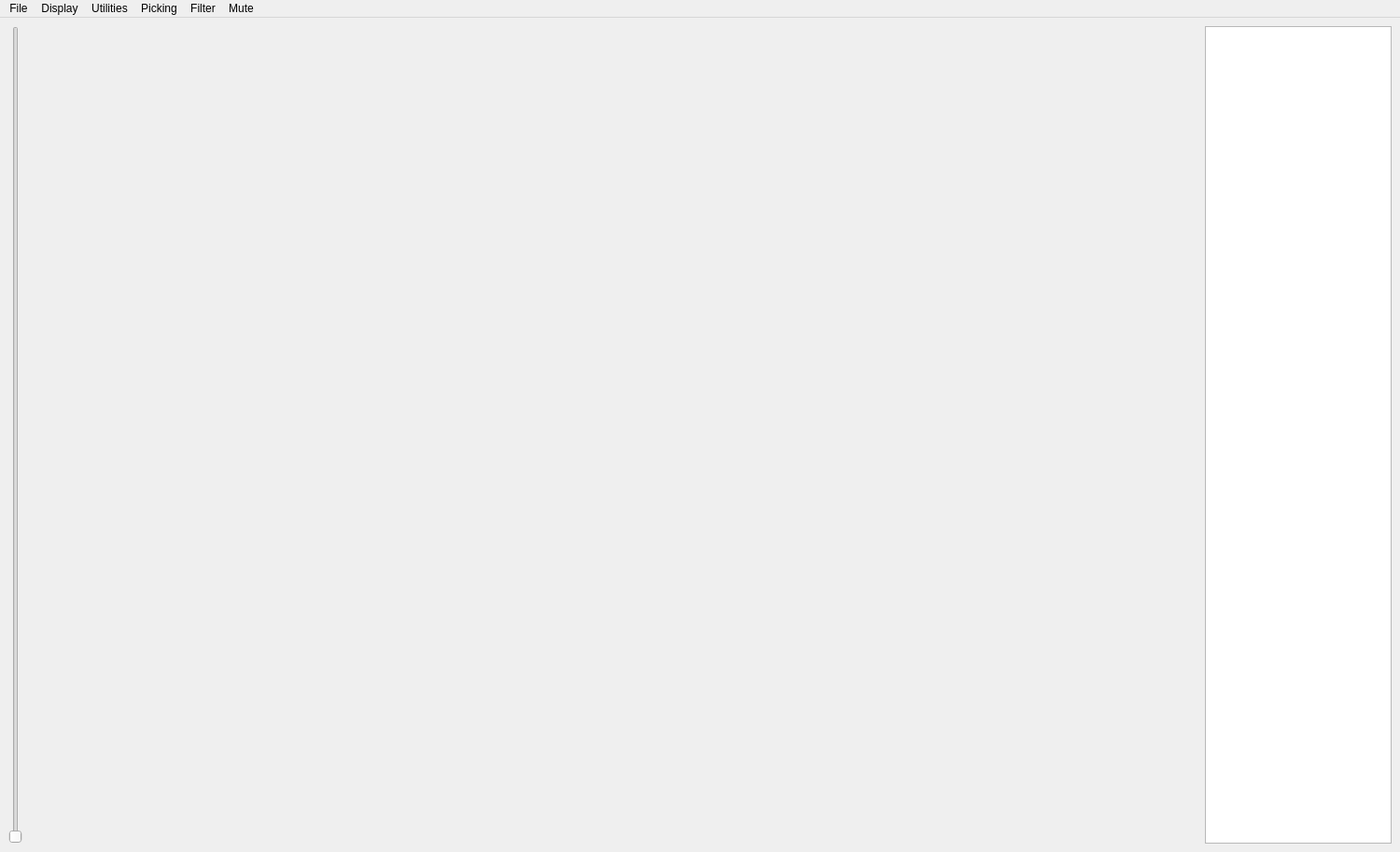
<?xml version="1.0" encoding="UTF-8"?>
<ui version="4.0">
 <class>MainWindow</class>
 <widget class="QMainWindow" name="MainWindow">
  <property name="geometry">
   <rect>
    <x>0</x>
    <y>0</y>
    <width>1500</width>
    <height>913</height>
   </rect>
  </property>
  <property name="windowTitle">
   <string>MainWindow</string>
  </property>
  <widget class="QWidget" name="centralwidget">
   <layout class="QHBoxLayout" name="horizontalLayout">
    <item>
     <widget class="QSlider" name="verticalSlider">
      <property name="orientation">
       <enum>Qt::Vertical</enum>
      </property>
     </widget>
    </item>
    <item>
     <widget class="QWidget" name="mplwindow" native="true">
      <property name="enabled">
       <bool>true</bool>
      </property>
      <property name="sizePolicy">
       <sizepolicy hsizetype="Expanding" vsizetype="Preferred">
        <horstretch>0</horstretch>
        <verstretch>0</verstretch>
       </sizepolicy>
      </property>
      <layout class="QVBoxLayout" name="mplvl"/>
     </widget>
    </item>
    <item>
     <widget class="QListWidget" name="mplfigs">
      <property name="sizePolicy">
       <sizepolicy hsizetype="Maximum" vsizetype="Expanding">
        <horstretch>0</horstretch>
        <verstretch>0</verstretch>
       </sizepolicy>
      </property>
      <property name="maximumSize">
       <size>
        <width>200</width>
        <height>16777215</height>
       </size>
      </property>
      <property name="focusPolicy">
       <enum>Qt::NoFocus</enum>
      </property>
     </widget>
    </item>
   </layout>
  </widget>
  <widget class="QMenuBar" name="menubar">
   <property name="geometry">
    <rect>
     <x>0</x>
     <y>0</y>
     <width>1500</width>
     <height>21</height>
    </rect>
   </property>
   <widget class="QMenu" name="menuFile">
    <property name="title">
     <string>File</string>
    </property>
    <addaction name="openFile"/>
    <addaction name="separator"/>
    <addaction name="Save_SEGY"/>
    <addaction name="Save_SU"/>
    <addaction name="Save_SEG2"/>
    <addaction name="Save_Bin"/>
    <addaction name="Save_ASCII"/>
    <addaction name="Save_headers"/>
    <addaction name="separator"/>
    <addaction name="Save_plot"/>
    <addaction name="separator"/>
    <addaction name="quitAction"/>
    <addaction name="separator"/>
   </widget>
   <widget class="QMenu" name="plotMenu">
    <property name="title">
     <string>Display</string>
    </property>
    <addaction name="originalDataScreen"/>
    <addaction name="originalDataAll"/>
    <addaction name="separator"/>
    <addaction name="shotGather"/>
    <addaction name="fileGather"/>
    <addaction name="receiverGather"/>
    <addaction name="distanceGather"/>
    <addaction name="component"/>
    <addaction name="phaseAngles"/>
    <addaction name="NumberOrder"/>
    <addaction name="separator"/>
    <addaction name="zoom"/>
    <addaction name="zoom_Out"/>
    <addaction name="zoom_In"/>
    <addaction name="zoom_Initial"/>
    <addaction name="separator"/>
    <addaction name="t_Norm"/>
    <addaction name="t_Gain"/>
    <addaction name="d_Gain"/>
    <addaction name="Agc"/>
   </widget>
   <widget class="QMenu" name="Utilities">
    <property name="title">
     <string>Utilities</string>
    </property>
    <addaction name="PModel"/>
    <addaction name="SModel"/>
    <addaction name="Tomography"/>
    <addaction name="Checker"/>
    <addaction name="Envelopes"/>
    <addaction name="TauP"/>
    <addaction name="falseCol"/>
    <addaction name="separator"/>
    <addaction name="TraceSign"/>
    <addaction name="ChangeSign"/>
    <addaction name="Change_colors"/>
    <addaction name="Animation"/>
    <addaction name="Attenuation"/>
    <addaction name="Pseudo_velocity"/>
    <addaction name="air_wave"/>
    <addaction name="define_air_wave"/>
   </widget>
   <widget class="QMenu" name="Picking">
    <property name="title">
     <string>Picking</string>
    </property>
    <addaction name="ManualPicks"/>
    <addaction name="AmpPicks"/>
    <addaction name="StaLta"/>
    <addaction name="CorrelationPicks"/>
    <addaction name="separator"/>
    <addaction name="MovePicks"/>
    <addaction name="Uncertainty_change"/>
    <addaction name="erasePicks"/>
    <addaction name="separator"/>
    <addaction name="plotAllPicks"/>
    <addaction name="PlotCalculatedTimes"/>
    <addaction name="StorePicks"/>
    <addaction name="StoreGimli"/>
   </widget>
   <widget class="QMenu" name="Filter">
    <property name="title">
     <string>Filter</string>
    </property>
    <addaction name="FrequencyFilter"/>
    <addaction name="FiltTrace"/>
    <addaction name="Air_wave_fk"/>
    <addaction name="Vel_filter"/>
   </widget>
   <widget class="QMenu" name="menuMute">
    <property name="title">
     <string>Mute</string>
    </property>
    <addaction name="MuteTrace"/>
    <addaction name="MuteAir"/>
    <addaction name="MuteBefore"/>
    <addaction name="MuteAfter"/>
   </widget>
   <addaction name="menuFile"/>
   <addaction name="plotMenu"/>
   <addaction name="Utilities"/>
   <addaction name="Picking"/>
   <addaction name="Filter"/>
   <addaction name="menuMute"/>
  </widget>
  <action name="actionPlot">
   <property name="text">
    <string>Display</string>
   </property>
  </action>
  <action name="shotGather">
   <property name="enabled">
    <bool>true</bool>
   </property>
   <property name="text">
    <string>Shot gather</string>
   </property>
   <property name="shortcut">
    <string>S</string>
   </property>
  </action>
  <action name="openFile">
   <property name="text">
    <string>Choose data files</string>
   </property>
   <property name="shortcut">
    <string>Ctrl+O</string>
   </property>
  </action>
  <action name="quitAction">
   <property name="text">
    <string>Quit</string>
   </property>
   <property name="toolTip">
    <string>Quit app</string>
   </property>
   <property name="shortcut">
    <string>Ctrl+Q</string>
   </property>
  </action>
  <action name="receiverGather">
   <property name="text">
    <string>Receiver gather</string>
   </property>
   <property name="shortcut">
    <string>R</string>
   </property>
  </action>
  <action name="distanceGather">
   <property name="text">
    <string>Distance gather</string>
   </property>
   <property name="shortcut">
    <string>D</string>
   </property>
  </action>
  <action name="zoom">
   <property name="enabled">
    <bool>true</bool>
   </property>
   <property name="text">
    <string>Zoom</string>
   </property>
   <property name="shortcut">
    <string>Z</string>
   </property>
  </action>
  <action name="zoom_Out">
   <property name="text">
    <string>Zoom out</string>
   </property>
   <property name="shortcut">
    <string>Ctrl+Z</string>
   </property>
  </action>
  <action name="zoom_Initial">
   <property name="text">
    <string>Zoom initial</string>
   </property>
   <property name="shortcut">
    <string>Alt+Z</string>
   </property>
  </action>
  <action name="TauP">
   <property name="text">
    <string>Tau_P</string>
   </property>
   <property name="statusTip">
    <string/>
   </property>
   <property name="shortcut">
    <string>Shift+T</string>
   </property>
  </action>
  <action name="PModel">
   <property name="text">
    <string>P_Model</string>
   </property>
   <property name="shortcut">
    <string>Alt+P</string>
   </property>
  </action>
  <action name="StaLta">
   <property name="text">
    <string>STA_LTA</string>
   </property>
   <property name="shortcut">
    <string>Shift+P</string>
   </property>
  </action>
  <action name="PlotPicks">
   <property name="enabled">
    <bool>false</bool>
   </property>
   <property name="text">
    <string>Plot Picks</string>
   </property>
  </action>
  <action name="MovePicks">
   <property name="enabled">
    <bool>false</bool>
   </property>
   <property name="text">
    <string>Move Picks</string>
   </property>
   <property name="shortcut">
    <string>Ctrl+M</string>
   </property>
  </action>
  <action name="ManualPicks">
   <property name="text">
    <string>Manual picks</string>
   </property>
   <property name="shortcut">
    <string>M</string>
   </property>
  </action>
  <action name="FrequencyFilter">
   <property name="text">
    <string>Frequency</string>
   </property>
   <property name="shortcut">
    <string>Ctrl+F</string>
   </property>
  </action>
  <action name="originalDataAll">
   <property name="text">
    <string>Original data all shots</string>
   </property>
   <property name="shortcut">
    <string>Shift+O</string>
   </property>
  </action>
  <action name="erasePicks">
   <property name="text">
    <string>Erase all picks</string>
   </property>
   <property name="shortcut">
    <string>Ctrl+E</string>
   </property>
  </action>
  <action name="TraceSign">
   <property name="text">
    <string>Change trace sign</string>
   </property>
   <property name="toolTip">
    <string>change sign of 1 trace</string>
   </property>
   <property name="shortcut">
    <string>I</string>
   </property>
  </action>
  <action name="ChangeSign">
   <property name="text">
    <string>Change sign</string>
   </property>
   <property name="toolTip">
    <string>change sign of all traces</string>
   </property>
   <property name="shortcut">
    <string>Ctrl+I</string>
   </property>
  </action>
  <action name="Save_SEGY">
   <property name="text">
    <string>Save SEGY</string>
   </property>
   <property name="toolTip">
    <string>Save actual data to SEGY</string>
   </property>
   <property name="shortcut">
    <string>Y</string>
   </property>
  </action>
  <action name="CorrelationPicks">
   <property name="enabled">
    <bool>true</bool>
   </property>
   <property name="text">
    <string>Correlation picks</string>
   </property>
   <property name="toolTip">
    <string>picking by cross correlation</string>
   </property>
   <property name="shortcut">
    <string>Shift+C</string>
   </property>
  </action>
  <action name="AmpPicks">
   <property name="text">
    <string>Amplitude picks</string>
   </property>
   <property name="shortcut">
    <string>Ctrl+A</string>
   </property>
  </action>
  <action name="MuteTrace">
   <property name="text">
    <string>Mute/recover trace</string>
   </property>
   <property name="toolTip">
    <string>Click near trace to be muted or recovered</string>
   </property>
   <property name="shortcut">
    <string>Ctrl+T</string>
   </property>
  </action>
  <action name="PlotCalculatedTimes">
   <property name="checkable">
    <bool>true</bool>
   </property>
   <property name="enabled">
    <bool>false</bool>
   </property>
   <property name="text">
    <string>Plot calculated times </string>
   </property>
   <property name="toolTip">
    <string>Plot calculated travel times</string>
   </property>
   <property name="shortcut">
    <string>Ctrl+K</string>
   </property>
  </action>
  <action name="StorePicks">
   <property name="text">
    <string>Store picks</string>
   </property>
   <property name="toolTip">
    <string>Store Picks in file picks.dat</string>
   </property>
   <property name="shortcut">
    <string>Ctrl+S</string>
   </property>
  </action>
  <action name="MuteAir">
   <property name="text">
    <string>Mute air wave</string>
   </property>
   <property name="shortcut">
    <string>A</string>
   </property>
  </action>
  <action name="Air_wave_fk">
   <property name="text">
    <string>Air_wave fk</string>
   </property>
   <property name="toolTip">
    <string>Eliminate air waves by fk-filter</string>
   </property>
   <property name="shortcut">
    <string>Shift+A</string>
   </property>
  </action>
  <action name="MuteBefore">
   <property name="text">
    <string>Mute before line</string>
   </property>
   <property name="toolTip">
    <string>Mute before line drawn</string>
   </property>
   <property name="shortcut">
    <string>L</string>
   </property>
  </action>
  <action name="Vel_filter">
   <property name="text">
    <string>Velocity filter</string>
   </property>
   <property name="toolTip">
    <string>Velocity filter</string>
   </property>
   <property name="shortcut">
    <string>Ctrl+V</string>
   </property>
  </action>
  <action name="Save_Bin">
   <property name="text">
    <string>Save_Binary</string>
   </property>
   <property name="toolTip">
    <string>Save just binary data of all files</string>
   </property>
   <property name="shortcut">
    <string>B</string>
   </property>
  </action>
  <action name="Save_SU">
   <property name="text">
    <string>Save SU</string>
   </property>
   <property name="toolTip">
    <string>Save actual data to SEGY</string>
   </property>
   <property name="shortcut">
    <string>U</string>
   </property>
  </action>
  <action name="t_Gain">
   <property name="checkable">
    <bool>true</bool>
   </property>
   <property name="text">
    <string>Time gain</string>
   </property>
   <property name="shortcut">
    <string>Alt+G</string>
   </property>
  </action>
  <action name="d_Gain">
   <property name="checkable">
    <bool>true</bool>
   </property>
   <property name="text">
    <string>Distance gain</string>
   </property>
   <property name="shortcut">
    <string>Alt+D</string>
   </property>
  </action>
  <action name="Agc">
   <property name="checkable">
    <bool>true</bool>
   </property>
   <property name="text">
    <string>AGC</string>
   </property>
   <property name="shortcut">
    <string>Alt+A</string>
   </property>
  </action>
  <action name="t_Norm">
   <property name="checkable">
    <bool>true</bool>
   </property>
   <property name="checked">
    <bool>true</bool>
   </property>
   <property name="enabled">
    <bool>false</bool>
   </property>
   <property name="text">
    <string>Trace normalize</string>
   </property>
   <property name="shortcut">
    <string>Alt+N</string>
   </property>
  </action>
  <action name="MuteAfter">
   <property name="text">
    <string>Mute after line</string>
   </property>
   <property name="shortcut">
    <string>Shift+L</string>
   </property>
  </action>
  <action name="FiltTrace">
   <property name="text">
    <string>Frequency filter single trace</string>
   </property>
   <property name="shortcut">
    <string>Ctrl+1</string>
   </property>
  </action>
  <action name="fileGather">
   <property name="text">
    <string>Plot data of one file</string>
   </property>
   <property name="shortcut">
    <string>F</string>
   </property>
  </action>
  <action name="Save_ASCII">
   <property name="text">
    <string>Save_ASCII</string>
   </property>
   <property name="shortcut">
    <string>Shift+I</string>
   </property>
  </action>
  <action name="Tomography">
   <property name="enabled">
    <bool>false</bool>
   </property>
   <property name="text">
    <string>Tomography</string>
   </property>
   <property name="toolTip">
    <string>Tomography with Pygimli</string>
   </property>
   <property name="shortcut">
    <string>T</string>
   </property>
  </action>
  <action name="StoreGimli">
   <property name="text">
    <string>Store Gimli format</string>
   </property>
   <property name="toolTip">
    <string>Store Picks in Gimli format (file pics.sgt)</string>
   </property>
   <property name="shortcut">
    <string>Shift+G</string>
   </property>
  </action>
  <action name="Modelled_arrivals">
   <property name="checkable">
    <bool>true</bool>
   </property>
   <property name="enabled">
    <bool>true</bool>
   </property>
   <property name="text">
    <string>Plot modelled arrivals</string>
   </property>
   <property name="toolTip">
    <string>Plot modelled arrival times on seismograms</string>
   </property>
  </action>
  <action name="Save_plot">
   <property name="text">
    <string>Save Plot</string>
   </property>
   <property name="iconText">
    <string>Save Plot</string>
   </property>
   <property name="shortcut">
    <string>P</string>
   </property>
  </action>
  <action name="Envelopes">
   <property name="enabled">
    <bool>false</bool>
   </property>
   <property name="text">
    <string>Envelopes</string>
   </property>
   <property name="shortcut">
    <string>E</string>
   </property>
  </action>
  <action name="Change_colors">
   <property name="enabled">
    <bool>false</bool>
   </property>
   <property name="text">
    <string>Change colors tomo</string>
   </property>
   <property name="toolTip">
    <string>Change color scale and depth limit after tomography</string>
   </property>
   <property name="shortcut">
    <string>C</string>
   </property>
  </action>
  <action name="Uncertainty_change">
   <property name="text">
    <string>Uncertainty change</string>
   </property>
   <property name="shortcut">
    <string>Shift+U</string>
   </property>
  </action>
  <action name="zoom_In">
   <property name="text">
    <string>Zoom in</string>
   </property>
   <property name="toolTip">
    <string>zoom into next higher zoom</string>
   </property>
   <property name="shortcut">
    <string>Shift+Z</string>
   </property>
  </action>
  <action name="originalDataScreen">
   <property name="text">
    <string>Original data this screen</string>
   </property>
   <property name="shortcut">
    <string>O</string>
   </property>
  </action>
  <action name="falseCol">
   <property name="text">
    <string>False colour</string>
   </property>
   <property name="toolTip">
    <string>False colour plot of different indicators</string>
   </property>
   <property name="shortcut">
    <string>Shift+F</string>
   </property>
  </action>
  <action name="Animation">
   <property name="text">
    <string>Wave animation</string>
   </property>
   <property name="shortcut">
    <string>W</string>
   </property>
  </action>
  <action name="Save_SEG2">
   <property name="text">
    <string>Save SEG2</string>
   </property>
   <property name="statusTip">
    <string>Sae file(s) in SEG2 Format</string>
   </property>
   <property name="shortcut">
    <string>2</string>
   </property>
  </action>
  <action name="Attenuation">
   <property name="text">
    <string>Attenuation</string>
   </property>
   <property name="shortcut">
    <string>Q</string>
   </property>
  </action>
  <action name="plotAllPicks">
   <property name="text">
    <string>Plot all picks</string>
   </property>
   <property name="shortcut">
    <string>Ctrl+P</string>
   </property>
  </action>
  <action name="Save_headers">
   <property name="text">
    <string>Save headers</string>
   </property>
   <property name="toolTip">
    <string>Save headers of each data file to ASCII file</string>
   </property>
   <property name="shortcut">
    <string>H</string>
   </property>
  </action>
  <action name="component">
   <property name="enabled">
    <bool>false</bool>
   </property>
   <property name="text">
    <string>Choose component</string>
   </property>
   <property name="toolTip">
    <string>Choose geophone component to be plotted</string>
   </property>
   <property name="shortcut">
    <string>G</string>
   </property>
  </action>
  <action name="Pseudo_velocity">
   <property name="enabled">
    <bool>false</bool>
   </property>
   <property name="text">
    <string>Pseudo-velocities</string>
   </property>
   <property name="toolTip">
    <string>Plot pseudo-velocity profile</string>
   </property>
   <property name="shortcut">
    <string>V</string>
   </property>
  </action>
  <action name="phaseAngles">
   <property name="checkable">
    <bool>true</bool>
   </property>
   <property name="enabled">
    <bool>false</bool>
   </property>
   <property name="text">
    <string>Phase-angles</string>
   </property>
   <property name="toolTip">
    <string>Phase-angles for 2C or 3C data</string>
   </property>
   <property name="shortcut">
    <string>Alt+H</string>
   </property>
  </action>
  <action name="SModel">
   <property name="text">
    <string>S-model</string>
   </property>
   <property name="shortcut">
    <string>Alt+S</string>
   </property>
  </action>
  <action name="SVD">
   <property name="text">
    <string>Singular value decomposition filter</string>
   </property>
  </action>
  <action name="Checker">
   <property name="text">
    <string>Checkerboard test</string>
   </property>
   <property name="toolTip">
    <string>Create checkerboard model and calculate traveling times</string>
   </property>
   <property name="shortcut">
    <string>Alt+T</string>
   </property>
  </action>
  <action name="Forward_model">
   <property name="checkable">
    <bool>false</bool>
   </property>
   <property name="text">
    <string>Forward model</string>
   </property>
   <property name="shortcut">
    <string>Shift+M</string>
   </property>
  </action>
  <action name="Run_Forward">
   <property name="text">
    <string>Run Forward</string>
   </property>
   <property name="shortcut">
    <string>Shift+R</string>
   </property>
  </action>
  <action name="Select_data">
   <property name="text">
    <string>Select data</string>
   </property>
   <property name="shortcut">
    <string>Shift+S</string>
   </property>
  </action>
  <action name="Body_Edit">
   <property name="text">
    <string>Edit_Body</string>
   </property>
   <property name="shortcut">
    <string>Shift+B</string>
   </property>
  </action>
  <action name="Node_Edit">
   <property name="text">
    <string>Edit_Nodes</string>
   </property>
   <property name="shortcut">
    <string>Shift+N</string>
   </property>
  </action>
  <action name="Select_data_2">
   <property name="text">
    <string>Select data</string>
   </property>
   <property name="shortcut">
    <string>Shift+S</string>
   </property>
  </action>
  <action name="Run_forward">
   <property name="text">
    <string>Run forward</string>
   </property>
   <property name="shortcut">
    <string>Shift+R</string>
   </property>
  </action>
  <action name="Change_properties">
   <property name="checkable">
    <bool>false</bool>
   </property>
   <property name="text">
    <string>Change properties</string>
   </property>
   <property name="shortcut">
    <string>Shift+E</string>
   </property>
  </action>
  <action name="NumberOrder">
   <property name="checkable">
    <bool>true</bool>
   </property>
   <property name="text">
    <string>Toggle x-axis by offset/number</string>
   </property>
   <property name="shortcut">
    <string>N</string>
   </property>
  </action>
  <action name="air_wave">
   <property name="text">
    <string>Air wave visualization</string>
   </property>
   <property name="shortcut">
    <string>Ctrl+W</string>
   </property>
  </action>
  <action name="define_air_wave">
   <property name="enabled">
    <bool>false</bool>
   </property>
   <property name="text">
    <string>Define air-wave parameters</string>
   </property>
   <property name="shortcut">
    <string>Ctrl+D</string>
   </property>
   <property name="iconVisibleInMenu">
    <bool>false</bool>
   </property>
  </action>
 </widget>
 <resources/>
 <connections/>
</ui>
